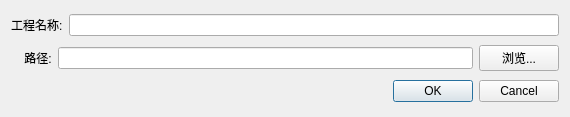
<?xml version="1.0" encoding="UTF-8"?>
<ui version="4.0">
 <class>NewProjectDialog</class>
 <widget class="QDialog" name="NewProjectDialog">
  <property name="geometry">
   <rect>
    <x>0</x>
    <y>0</y>
    <width>570</width>
    <height>117</height>
   </rect>
  </property>
  <property name="windowTitle">
   <string>Dialog</string>
  </property>
  <layout class="QVBoxLayout" name="verticalLayout">
   <item>
    <layout class="QHBoxLayout" name="nameHLayout">
     <item>
      <widget class="QLabel" name="nameLabel">
       <property name="text">
        <string>工程名称:</string>
       </property>
      </widget>
     </item>
     <item>
      <widget class="QLineEdit" name="nameLineEdit"/>
     </item>
    </layout>
   </item>
   <item>
    <layout class="QHBoxLayout" name="pathHLayout">
     <item>
      <widget class="QLabel" name="pathLabel">
       <property name="text">
        <string>    路径:</string>
       </property>
      </widget>
     </item>
     <item>
      <widget class="QLineEdit" name="pathLineEdit"/>
     </item>
     <item>
      <widget class="QPushButton" name="browserBtn">
       <property name="text">
        <string>浏览...</string>
       </property>
      </widget>
     </item>
    </layout>
   </item>
   <item>
    <widget class="QDialogButtonBox" name="buttonBox">
     <property name="orientation">
      <enum>Qt::Horizontal</enum>
     </property>
     <property name="standardButtons">
      <set>QDialogButtonBox::Cancel|QDialogButtonBox::Ok</set>
     </property>
    </widget>
   </item>
  </layout>
 </widget>
 <resources/>
 <connections>
  <connection>
   <sender>buttonBox</sender>
   <signal>accepted()</signal>
   <receiver>NewProjectDialog</receiver>
   <slot>accept()</slot>
   <hints>
    <hint type="sourcelabel">
     <x>248</x>
     <y>254</y>
    </hint>
    <hint type="destinationlabel">
     <x>157</x>
     <y>274</y>
    </hint>
   </hints>
  </connection>
  <connection>
   <sender>buttonBox</sender>
   <signal>rejected()</signal>
   <receiver>NewProjectDialog</receiver>
   <slot>reject()</slot>
   <hints>
    <hint type="sourcelabel">
     <x>316</x>
     <y>260</y>
    </hint>
    <hint type="destinationlabel">
     <x>286</x>
     <y>274</y>
    </hint>
   </hints>
  </connection>
 </connections>
</ui>
